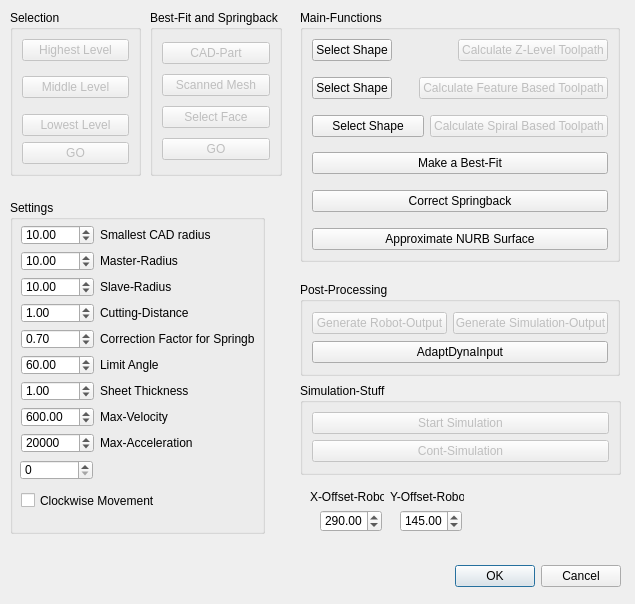
<ui version="4.0" >
 <class>CamGui::Cutting</class>
 <widget class="QDialog" name="CamGui::Cutting" >
  <property name="geometry" >
   <rect>
    <x>0</x>
    <y>0</y>
    <width>635</width>
    <height>604</height>
   </rect>
  </property>
  <property name="windowTitle" >
   <string>Dialog</string>
  </property>
  <widget class="QWidget" name="layoutWidget" >
   <property name="geometry" >
    <rect>
     <x>270</x>
     <y>560</y>
     <width>351</width>
     <height>33</height>
    </rect>
   </property>
   <layout class="QHBoxLayout" >
    <property name="margin" >
     <number>0</number>
    </property>
    <property name="spacing" >
     <number>6</number>
    </property>
    <item>
     <spacer>
      <property name="orientation" >
       <enum>Qt::Horizontal</enum>
      </property>
      <property name="sizeHint" >
       <size>
        <width>131</width>
        <height>31</height>
       </size>
      </property>
     </spacer>
    </item>
    <item>
     <widget class="QPushButton" name="okButton" >
      <property name="text" >
       <string>OK</string>
      </property>
     </widget>
    </item>
    <item>
     <widget class="QPushButton" name="cancelButton" >
      <property name="text" >
       <string>Cancel</string>
      </property>
     </widget>
    </item>
   </layout>
  </widget>
  <widget class="QGroupBox" name="groupBox_5" >
   <property name="geometry" >
    <rect>
     <x>300</x>
     <y>10</y>
     <width>320</width>
     <height>252</height>
    </rect>
   </property>
   <property name="title" >
    <string>Main-Functions</string>
   </property>
   <layout class="QVBoxLayout" >
    <property name="margin" >
     <number>9</number>
    </property>
    <property name="spacing" >
     <number>6</number>
    </property>
    <item>
     <layout class="QVBoxLayout" >
      <property name="margin" >
       <number>0</number>
      </property>
      <property name="spacing" >
       <number>6</number>
      </property>
      <item>
       <layout class="QHBoxLayout" >
        <property name="margin" >
         <number>0</number>
        </property>
        <property name="spacing" >
         <number>6</number>
        </property>
        <item>
         <widget class="QPushButton" name="select_shape_z_level_button" >
          <property name="toolTip" >
           <string>Select Shape to Cut</string>
          </property>
          <property name="text" >
           <string>Select Shape</string>
          </property>
         </widget>
        </item>
        <item>
         <spacer>
          <property name="orientation" >
           <enum>Qt::Horizontal</enum>
          </property>
          <property name="sizeHint" >
           <size>
            <width>40</width>
            <height>20</height>
           </size>
          </property>
         </spacer>
        </item>
        <item>
         <widget class="QPushButton" name="CalculateZLevel" >
          <property name="enabled" >
           <bool>false</bool>
          </property>
          <property name="sizePolicy" >
           <sizepolicy>
            <hsizetype>0</hsizetype>
            <vsizetype>0</vsizetype>
            <horstretch>0</horstretch>
            <verstretch>6</verstretch>
           </sizepolicy>
          </property>
          <property name="toolTip" >
           <string/>
          </property>
          <property name="text" >
           <string>Calculate Z-Level Toolpath</string>
          </property>
         </widget>
        </item>
       </layout>
      </item>
      <item>
       <spacer>
        <property name="orientation" >
         <enum>Qt::Vertical</enum>
        </property>
        <property name="sizeHint" >
         <size>
          <width>20</width>
          <height>40</height>
         </size>
        </property>
       </spacer>
      </item>
      <item>
       <layout class="QHBoxLayout" >
        <property name="margin" >
         <number>0</number>
        </property>
        <property name="spacing" >
         <number>6</number>
        </property>
        <item>
         <widget class="QPushButton" name="select_shape_feature_based_button" >
          <property name="toolTip" >
           <string>Select Shape to Cut</string>
          </property>
          <property name="text" >
           <string>Select Shape</string>
          </property>
         </widget>
        </item>
        <item>
         <spacer>
          <property name="orientation" >
           <enum>Qt::Horizontal</enum>
          </property>
          <property name="sizeHint" >
           <size>
            <width>40</width>
            <height>20</height>
           </size>
          </property>
         </spacer>
        </item>
        <item>
         <widget class="QPushButton" name="CalculateFeatureBased" >
          <property name="enabled" >
           <bool>false</bool>
          </property>
          <property name="text" >
           <string>Calculate Feature Based Toolpath</string>
          </property>
          <property name="autoDefault" >
           <bool>true</bool>
          </property>
         </widget>
        </item>
       </layout>
      </item>
      <item>
       <spacer>
        <property name="orientation" >
         <enum>Qt::Vertical</enum>
        </property>
        <property name="sizeHint" >
         <size>
          <width>20</width>
          <height>40</height>
         </size>
        </property>
       </spacer>
      </item>
      <item>
       <layout class="QHBoxLayout" >
        <property name="margin" >
         <number>0</number>
        </property>
        <property name="spacing" >
         <number>6</number>
        </property>
        <item>
         <widget class="QPushButton" name="select_shape_spiral_based_button" >
          <property name="toolTip" >
           <string>Select Shape to Cut</string>
          </property>
          <property name="text" >
           <string>Select Shape</string>
          </property>
         </widget>
        </item>
        <item>
         <widget class="QPushButton" name="CalculateSpiralBased" >
          <property name="enabled" >
           <bool>false</bool>
          </property>
          <property name="text" >
           <string>Calculate Spiral Based Toolpath</string>
          </property>
          <property name="autoDefault" >
           <bool>true</bool>
          </property>
         </widget>
        </item>
       </layout>
      </item>
      <item>
       <spacer>
        <property name="orientation" >
         <enum>Qt::Vertical</enum>
        </property>
        <property name="sizeHint" >
         <size>
          <width>20</width>
          <height>40</height>
         </size>
        </property>
       </spacer>
      </item>
      <item>
       <widget class="QPushButton" name="BestFitButton" >
        <property name="text" >
         <string>Make a Best-Fit</string>
        </property>
       </widget>
      </item>
      <item>
       <spacer>
        <property name="orientation" >
         <enum>Qt::Vertical</enum>
        </property>
        <property name="sizeHint" >
         <size>
          <width>20</width>
          <height>40</height>
         </size>
        </property>
       </spacer>
      </item>
      <item>
       <widget class="QPushButton" name="SpringbackButton" >
        <property name="text" >
         <string>Correct Springback</string>
        </property>
       </widget>
      </item>
      <item>
       <spacer>
        <property name="orientation" >
         <enum>Qt::Vertical</enum>
        </property>
        <property name="sizeHint" >
         <size>
          <width>20</width>
          <height>40</height>
         </size>
        </property>
       </spacer>
      </item>
      <item>
       <widget class="QPushButton" name="Approximate_button" >
        <property name="text" >
         <string>Approximate NURB Surface</string>
        </property>
       </widget>
      </item>
     </layout>
    </item>
   </layout>
  </widget>
  <widget class="QGroupBox" name="best_fit_box" >
   <property name="enabled" >
    <bool>true</bool>
   </property>
   <property name="geometry" >
    <rect>
     <x>150</x>
     <y>10</y>
     <width>132</width>
     <height>166</height>
    </rect>
   </property>
   <property name="title" >
    <string>Best-Fit and Springback</string>
   </property>
   <layout class="QHBoxLayout" >
    <property name="margin" >
     <number>9</number>
    </property>
    <property name="spacing" >
     <number>6</number>
    </property>
    <item>
     <layout class="QVBoxLayout" >
      <property name="margin" >
       <number>0</number>
      </property>
      <property name="spacing" >
       <number>7</number>
      </property>
      <item>
       <widget class="QPushButton" name="best_fit_cad_button" >
        <property name="enabled" >
         <bool>false</bool>
        </property>
        <property name="text" >
         <string>CAD-Part</string>
        </property>
       </widget>
      </item>
      <item>
       <widget class="QPushButton" name="best_fit_mesh_button" >
        <property name="enabled" >
         <bool>false</bool>
        </property>
        <property name="text" >
         <string>Scanned Mesh</string>
        </property>
       </widget>
      </item>
      <item>
       <widget class="QPushButton" name="SelectFace_button" >
        <property name="enabled" >
         <bool>false</bool>
        </property>
        <property name="text" >
         <string>Select Face</string>
        </property>
       </widget>
      </item>
      <item>
       <widget class="QPushButton" name="best_fit_go_button" >
        <property name="enabled" >
         <bool>false</bool>
        </property>
        <property name="text" >
         <string>GO</string>
        </property>
       </widget>
      </item>
     </layout>
    </item>
   </layout>
  </widget>
  <widget class="QGroupBox" name="groupBox" >
   <property name="geometry" >
    <rect>
     <x>10</x>
     <y>10</y>
     <width>131</width>
     <height>166</height>
    </rect>
   </property>
   <property name="title" >
    <string>Selection</string>
   </property>
   <layout class="QVBoxLayout" >
    <property name="margin" >
     <number>9</number>
    </property>
    <property name="spacing" >
     <number>6</number>
    </property>
    <item>
     <layout class="QVBoxLayout" >
      <property name="margin" >
       <number>0</number>
      </property>
      <property name="spacing" >
       <number>6</number>
      </property>
      <item>
       <widget class="QPushButton" name="toolpath_calculation_highest_level_button" >
        <property name="enabled" >
         <bool>false</bool>
        </property>
        <property name="text" >
         <string>Highest Level</string>
        </property>
       </widget>
      </item>
      <item>
       <spacer>
        <property name="orientation" >
         <enum>Qt::Vertical</enum>
        </property>
        <property name="sizeHint" >
         <size>
          <width>20</width>
          <height>40</height>
         </size>
        </property>
       </spacer>
      </item>
      <item>
       <widget class="QPushButton" name="toolpath_calculation_middle_level_button" >
        <property name="enabled" >
         <bool>false</bool>
        </property>
        <property name="text" >
         <string>Middle Level</string>
        </property>
       </widget>
      </item>
      <item>
       <spacer>
        <property name="orientation" >
         <enum>Qt::Vertical</enum>
        </property>
        <property name="sizeHint" >
         <size>
          <width>20</width>
          <height>40</height>
         </size>
        </property>
       </spacer>
      </item>
      <item>
       <widget class="QPushButton" name="toolpath_calculation_lowest_level_button" >
        <property name="enabled" >
         <bool>false</bool>
        </property>
        <property name="text" >
         <string>Lowest Level</string>
        </property>
       </widget>
      </item>
      <item>
       <widget class="QPushButton" name="toolpath_calculation_go_button" >
        <property name="enabled" >
         <bool>false</bool>
        </property>
        <property name="text" >
         <string>GO</string>
        </property>
       </widget>
      </item>
     </layout>
    </item>
   </layout>
  </widget>
  <widget class="QGroupBox" name="groupBox_4" >
   <property name="geometry" >
    <rect>
     <x>300</x>
     <y>282</y>
     <width>320</width>
     <height>94</height>
    </rect>
   </property>
   <property name="title" >
    <string>Post-Processing</string>
   </property>
   <layout class="QVBoxLayout" >
    <property name="margin" >
     <number>9</number>
    </property>
    <property name="spacing" >
     <number>6</number>
    </property>
    <item>
     <layout class="QHBoxLayout" >
      <property name="margin" >
       <number>0</number>
      </property>
      <property name="spacing" >
       <number>6</number>
      </property>
      <item>
       <widget class="QPushButton" name="GenRobotOut" >
        <property name="enabled" >
         <bool>false</bool>
        </property>
        <property name="text" >
         <string>Generate Robot-Output</string>
        </property>
       </widget>
      </item>
      <item>
       <widget class="QPushButton" name="GenSimOut" >
        <property name="enabled" >
         <bool>false</bool>
        </property>
        <property name="text" >
         <string>Generate Simulation-Output</string>
        </property>
        <property name="autoDefault" >
         <bool>true</bool>
        </property>
       </widget>
      </item>
     </layout>
    </item>
    <item>
     <layout class="QHBoxLayout" >
      <property name="margin" >
       <number>0</number>
      </property>
      <property name="spacing" >
       <number>6</number>
      </property>
      <item>
       <widget class="QPushButton" name="adaptdynainput" >
        <property name="enabled" >
         <bool>true</bool>
        </property>
        <property name="text" >
         <string>AdaptDynaInput</string>
        </property>
       </widget>
      </item>
     </layout>
    </item>
   </layout>
  </widget>
  <widget class="QGroupBox" name="groupBox_6" >
   <property name="geometry" >
    <rect>
     <x>300</x>
     <y>383</y>
     <width>321</width>
     <height>92</height>
    </rect>
   </property>
   <property name="title" >
    <string>Simulation-Stuff</string>
   </property>
   <layout class="QVBoxLayout" >
    <property name="margin" >
     <number>9</number>
    </property>
    <property name="spacing" >
     <number>6</number>
    </property>
    <item>
     <layout class="QVBoxLayout" >
      <property name="margin" >
       <number>0</number>
      </property>
      <property name="spacing" >
       <number>6</number>
      </property>
      <item>
       <widget class="QPushButton" name="start_simulation" >
        <property name="enabled" >
         <bool>false</bool>
        </property>
        <property name="text" >
         <string>Start Simulation</string>
        </property>
       </widget>
      </item>
      <item>
       <widget class="QPushButton" name="pushButton_6" >
        <property name="enabled" >
         <bool>false</bool>
        </property>
        <property name="toolTip" >
         <string>&lt;html>&lt;head>&lt;meta name="qrichtext" content="1" />&lt;style type="text/css">
p, li { white-space: pre-wrap; }
&lt;/style>&lt;/head>&lt;body style=" font-family:'MS Shell Dlg 2'; font-size:8.25pt; font-weight:400; font-style:normal; text-decoration:none;">
&lt;p style=" margin-top:0px; margin-bottom:0px; margin-left:0px; margin-right:0px; -qt-block-indent:0; text-indent:0px;">Start Continuous Simulation Mode&lt;/p>&lt;/body>&lt;/html></string>
        </property>
        <property name="text" >
         <string>Cont-Simulation</string>
        </property>
       </widget>
      </item>
     </layout>
    </item>
   </layout>
  </widget>
  <widget class="QLabel" name="label_8" >
   <property name="geometry" >
    <rect>
     <x>390</x>
     <y>490</y>
     <width>74</width>
     <height>14</height>
    </rect>
   </property>
   <property name="text" >
    <string>Y-Offset-Robot</string>
   </property>
  </widget>
  <widget class="QLabel" name="label_7" >
   <property name="geometry" >
    <rect>
     <x>310</x>
     <y>490</y>
     <width>74</width>
     <height>14</height>
    </rect>
   </property>
   <property name="text" >
    <string>X-Offset-Robot</string>
   </property>
  </widget>
  <widget class="QDoubleSpinBox" name="xoffset_box" >
   <property name="geometry" >
    <rect>
     <x>320</x>
     <y>510</y>
     <width>62</width>
     <height>22</height>
    </rect>
   </property>
   <property name="maximum" >
    <double>1000.000000000000000</double>
   </property>
   <property name="value" >
    <double>290.000000000000000</double>
   </property>
  </widget>
  <widget class="QDoubleSpinBox" name="yoffset_box" >
   <property name="geometry" >
    <rect>
     <x>400</x>
     <y>510</y>
     <width>62</width>
     <height>22</height>
    </rect>
   </property>
   <property name="maximum" >
    <double>1000.000000000000000</double>
   </property>
   <property name="value" >
    <double>145.000000000000000</double>
   </property>
  </widget>
  <widget class="QGroupBox" name="groupBox_2" >
   <property name="geometry" >
    <rect>
     <x>10</x>
     <y>200</y>
     <width>255</width>
     <height>334</height>
    </rect>
   </property>
   <property name="title" >
    <string>Settings</string>
   </property>
   <widget class="QLabel" name="label_6" >
    <property name="geometry" >
     <rect>
      <x>90</x>
      <y>25</y>
      <width>155</width>
      <height>20</height>
     </rect>
    </property>
    <property name="text" >
     <string>Smallest CAD radius</string>
    </property>
   </widget>
   <widget class="QDoubleSpinBox" name="cad_radius_box" >
    <property name="geometry" >
     <rect>
      <x>11</x>
      <y>25</y>
      <width>73</width>
      <height>20</height>
     </rect>
    </property>
    <property name="value" >
     <double>10.000000000000000</double>
    </property>
   </widget>
   <widget class="QDoubleSpinBox" name="master_radius_box" >
    <property name="geometry" >
     <rect>
      <x>11</x>
      <y>51</y>
      <width>73</width>
      <height>20</height>
     </rect>
    </property>
    <property name="maximum" >
     <double>99.989999999999995</double>
    </property>
    <property name="value" >
     <double>10.000000000000000</double>
    </property>
   </widget>
   <widget class="QLabel" name="label_2" >
    <property name="geometry" >
     <rect>
      <x>90</x>
      <y>77</y>
      <width>155</width>
      <height>20</height>
     </rect>
    </property>
    <property name="text" >
     <string>Slave-Radius</string>
    </property>
   </widget>
   <widget class="QDoubleSpinBox" name="slave_radius_box" >
    <property name="geometry" >
     <rect>
      <x>11</x>
      <y>77</y>
      <width>73</width>
      <height>20</height>
     </rect>
    </property>
    <property name="value" >
     <double>10.000000000000000</double>
    </property>
   </widget>
   <widget class="QLabel" name="label_3" >
    <property name="geometry" >
     <rect>
      <x>90</x>
      <y>103</y>
      <width>155</width>
      <height>20</height>
     </rect>
    </property>
    <property name="text" >
     <string>Cutting-Distance</string>
    </property>
   </widget>
   <widget class="QDoubleSpinBox" name="level_distance_box" >
    <property name="geometry" >
     <rect>
      <x>11</x>
      <y>103</y>
      <width>73</width>
      <height>20</height>
     </rect>
    </property>
    <property name="value" >
     <double>1.000000000000000</double>
    </property>
   </widget>
   <widget class="QDoubleSpinBox" name="correction_factor_box" >
    <property name="geometry" >
     <rect>
      <x>11</x>
      <y>129</y>
      <width>73</width>
      <height>20</height>
     </rect>
    </property>
    <property name="value" >
     <double>0.700000000000000</double>
    </property>
   </widget>
   <widget class="QLabel" name="label_4" >
    <property name="geometry" >
     <rect>
      <x>90</x>
      <y>129</y>
      <width>155</width>
      <height>20</height>
     </rect>
    </property>
    <property name="text" >
     <string>Correction Factor for Springback</string>
    </property>
   </widget>
   <widget class="QLabel" name="label_5" >
    <property name="geometry" >
     <rect>
      <x>90</x>
      <y>155</y>
      <width>155</width>
      <height>20</height>
     </rect>
    </property>
    <property name="text" >
     <string>Limit Angle</string>
    </property>
   </widget>
   <widget class="QDoubleSpinBox" name="limit_angle_box" >
    <property name="geometry" >
     <rect>
      <x>11</x>
      <y>155</y>
      <width>73</width>
      <height>20</height>
     </rect>
    </property>
    <property name="value" >
     <double>60.000000000000000</double>
    </property>
   </widget>
   <widget class="QDoubleSpinBox" name="sheet_thickness_box" >
    <property name="geometry" >
     <rect>
      <x>11</x>
      <y>181</y>
      <width>73</width>
      <height>20</height>
     </rect>
    </property>
    <property name="prefix" >
     <string/>
    </property>
    <property name="suffix" >
     <string/>
    </property>
    <property name="singleStep" >
     <double>0.500000000000000</double>
    </property>
    <property name="value" >
     <double>1.000000000000000</double>
    </property>
   </widget>
   <widget class="QLabel" name="label_9" >
    <property name="geometry" >
     <rect>
      <x>90</x>
      <y>181</y>
      <width>155</width>
      <height>20</height>
     </rect>
    </property>
    <property name="text" >
     <string>Sheet Thickness</string>
    </property>
   </widget>
   <widget class="QLabel" name="label_11" >
    <property name="geometry" >
     <rect>
      <x>90</x>
      <y>207</y>
      <width>155</width>
      <height>20</height>
     </rect>
    </property>
    <property name="text" >
     <string>Max-Velocity</string>
    </property>
    <property name="alignment" >
     <set>Qt::AlignLeading|Qt::AlignLeft|Qt::AlignVCenter</set>
    </property>
   </widget>
   <widget class="QDoubleSpinBox" name="max_vel" >
    <property name="geometry" >
     <rect>
      <x>11</x>
      <y>207</y>
      <width>73</width>
      <height>20</height>
     </rect>
    </property>
    <property name="maximum" >
     <double>10000.000000000000000</double>
    </property>
    <property name="value" >
     <double>600.000000000000000</double>
    </property>
   </widget>
   <widget class="QLabel" name="label" >
    <property name="geometry" >
     <rect>
      <x>90</x>
      <y>51</y>
      <width>155</width>
      <height>20</height>
     </rect>
    </property>
    <property name="text" >
     <string>Master-Radius</string>
    </property>
   </widget>
   <widget class="QDoubleSpinBox" name="max_acc" >
    <property name="geometry" >
     <rect>
      <x>11</x>
      <y>233</y>
      <width>73</width>
      <height>20</height>
     </rect>
    </property>
    <property name="decimals" >
     <number>0</number>
    </property>
    <property name="maximum" >
     <double>50000.000000000000000</double>
    </property>
    <property name="singleStep" >
     <double>500.000000000000000</double>
    </property>
    <property name="value" >
     <double>20000.000000000000000</double>
    </property>
   </widget>
   <widget class="QLabel" name="label_12" >
    <property name="geometry" >
     <rect>
      <x>90</x>
      <y>233</y>
      <width>155</width>
      <height>20</height>
     </rect>
    </property>
    <property name="text" >
     <string>Max-Acceleration</string>
    </property>
   </widget>
   <widget class="QCheckBox" name="clockwise_checkbox" >
    <property name="geometry" >
     <rect>
      <x>11</x>
      <y>291</y>
      <width>168</width>
      <height>19</height>
     </rect>
    </property>
    <property name="text" >
     <string>Clockwise Movement</string>
    </property>
   </widget>
   <widget class="QDoubleSpinBox" name="spring_pretension" >
    <property name="geometry" >
     <rect>
      <x>10</x>
      <y>260</y>
      <width>73</width>
      <height>20</height>
     </rect>
    </property>
    <property name="decimals" >
     <number>0</number>
    </property>
    <property name="maximum" >
     <double>10.000000000000000</double>
    </property>
    <property name="singleStep" >
     <double>1.000000000000000</double>
    </property>
    <property name="value" >
     <double>0.000000000000000</double>
    </property>
   </widget>
  </widget>
 </widget>
 <resources/>
 <connections>
  <connection>
   <sender>okButton</sender>
   <signal>clicked()</signal>
   <receiver>CamGui::Cutting</receiver>
   <slot>accept()</slot>
   <hints>
    <hint type="sourcelabel" >
     <x>446</x>
     <y>407</y>
    </hint>
    <hint type="destinationlabel" >
     <x>239</x>
     <y>398</y>
    </hint>
   </hints>
  </connection>
  <connection>
   <sender>cancelButton</sender>
   <signal>clicked()</signal>
   <receiver>CamGui::Cutting</receiver>
   <slot>reject()</slot>
   <hints>
    <hint type="sourcelabel" >
     <x>521</x>
     <y>404</y>
    </hint>
    <hint type="destinationlabel" >
     <x>581</x>
     <y>392</y>
    </hint>
   </hints>
  </connection>
 </connections>
</ui>
